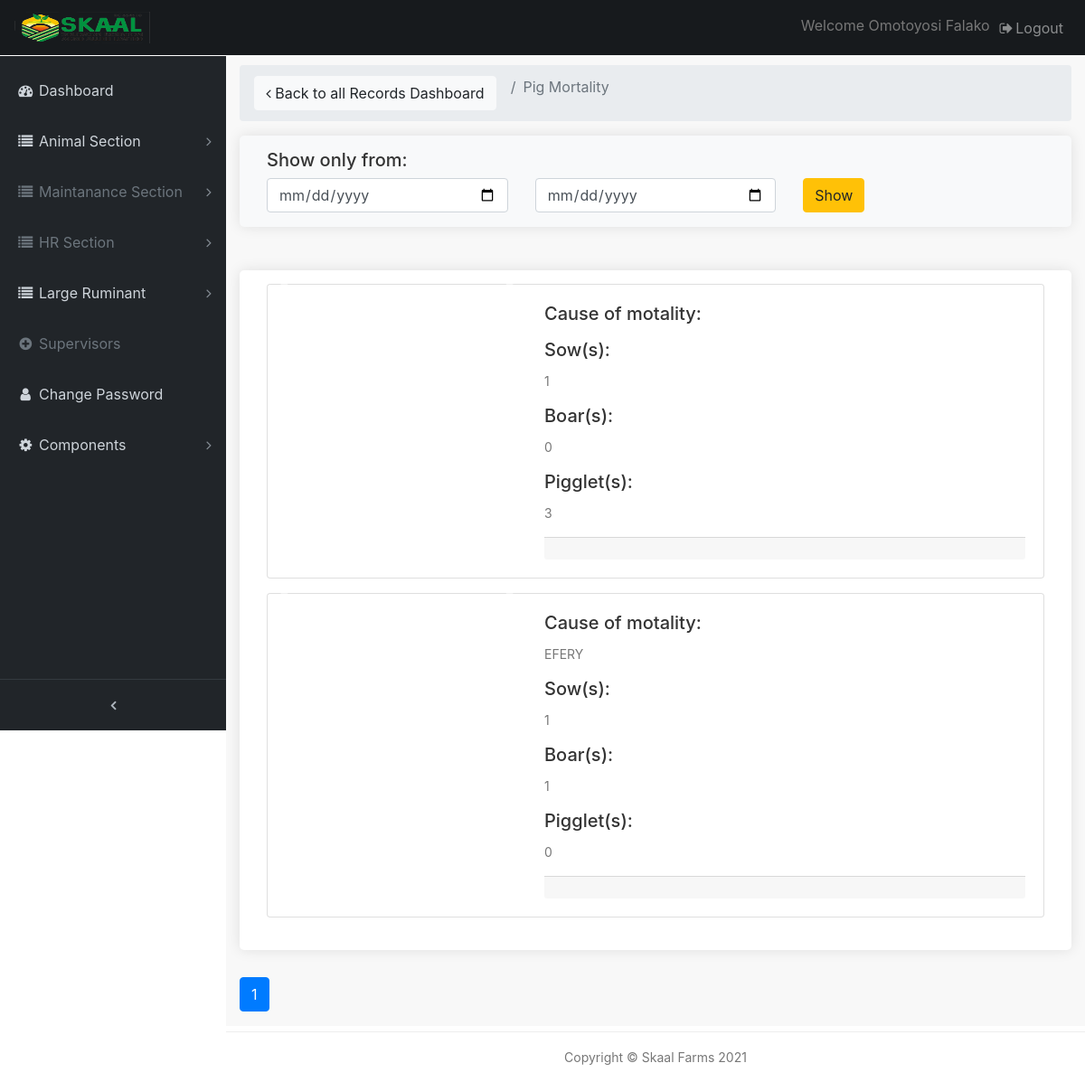
Page /admin-page/pig-mortality-page (signed in) on the earlier database version.
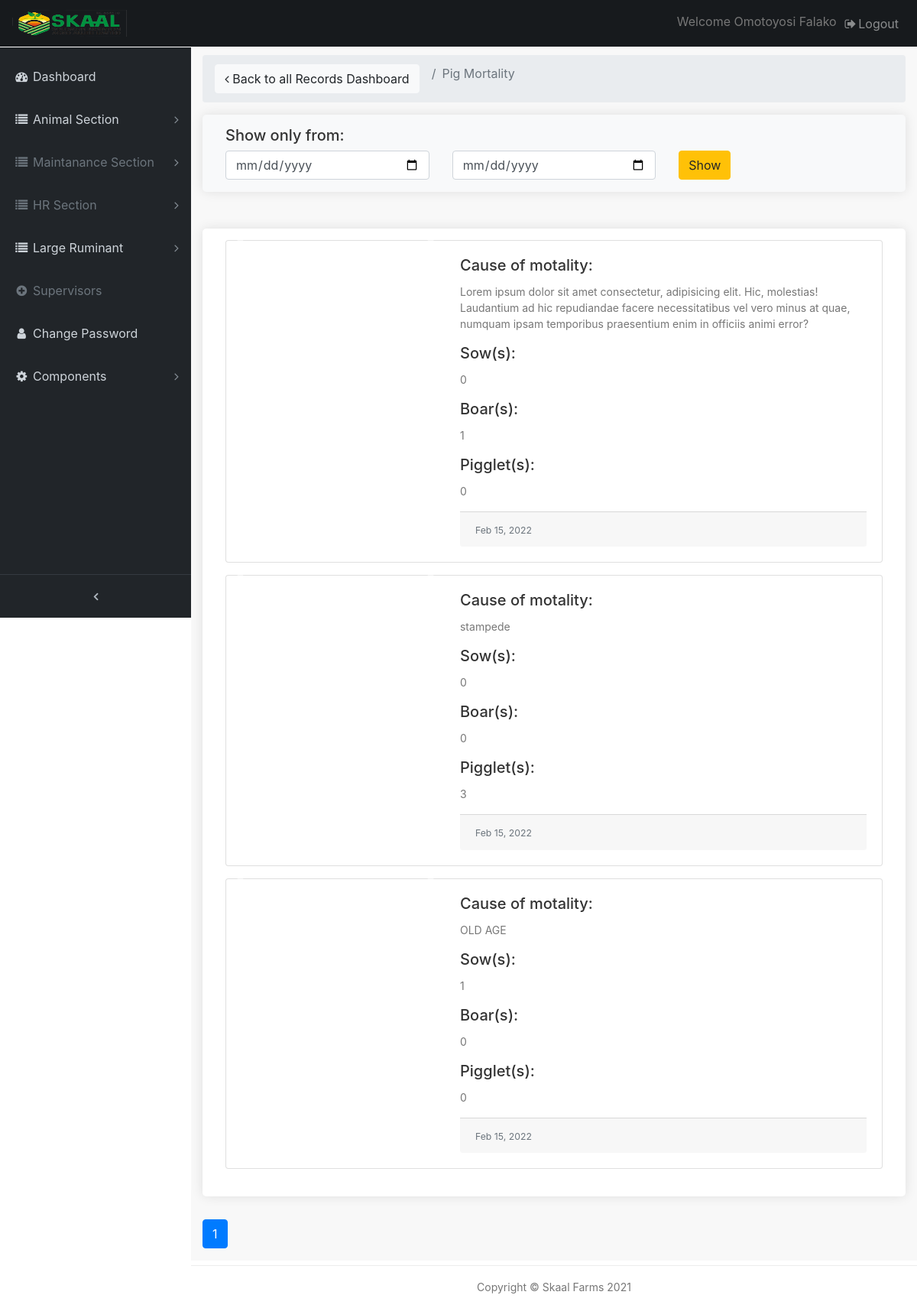
Same page on the later database version.
### farmrecord/models.py (models this page shows, shortened)
class PigMortality(models.Model):
    mortality = models.CharField(max_length=10, verbose_name='mortality')
    date = models.DateTimeField(default=timezone.now)
    location = models.CharField(max_length=200, verbose_name='loaction(s)')
    sow_num = models.IntegerField(verbose_name='Sow(s)', default=0)
    boar_num = models.IntegerField(verbose_name='Boar(s)',default=0)
    pigglet = models.IntegerField(verbose_name='Pigglet(s)', default=0)
    section = models.ForeignKey(Section, verbose_name='Section', related_name='category4', null=True, on_delete=models.CASCADE)
    size = models.CharField(max_length=100, verbose_name='Size(s)')
    comment = models.TextField(max_length=500, verbose_name='Cause of mortality' , blank=True)
    image_1 = models.ImageField(verbose_name='first image', blank=True, null=True, upload_to='uploads/',)
    image_2 = models.ImageField(verbose_name=' second image', blank=True, null=True, upload_to='uploads/')
    export_to_CSV = models.BooleanField(default=False)
    def post_img1(self):
        if self.image_2:
          return self.image_2.url
    class Meta():
        verbose_name_plural='Pig mortality'

### main/views.py (the view)
# urls.py: path('pig-mortality-page', views.pig_mota, name='pig_mota'),
@staff_required(login_url="/admin-page/login")
@login_required(login_url='/admin-page/login')
def pig_mota(request):
    pma = PigMortality.objects.order_by('-date')
    query_form = PigmotFilter()
    admin_pm = Paginator(pma, 10)
    page_number = request.GET.get('page')
    apm_page_obj = admin_pm.get_page(page_number)
    nums = "a" * apm_page_obj.paginator.num_pages
    context = {
        'apm_page_obj' : pma,
        'nums' : nums,
        'pma' : query_form
    }
    context['apm_page_obj'] = apm_page_obj
    return render(request, 'main/pigmot-a.html', context)

### farmrecord/forms.py
class PigmotFilter(forms.ModelForm):
    date = forms.DateField(widget=forms.HiddenInput(), required=False)
    start_date = forms.DateField(
        widget=forms.TextInput(attrs={'class': 'form-control', 'type' : 'date', 'placeholder': 'From'}))
    end_date = forms.DateField(
        widget=forms.TextInput(attrs={'class': 'form-control', 'type' : 'date', 'placeholder': 'To'}))
    export_to_CSV = forms.BooleanField(required=False, label="Export to CSV")
    class Meta:
        model = PigMortality
        fields =('date','export_to_CSV')

### main/views.py (called while the page is built)
def staff_required(login_url=None):
    return user_passes_test(lambda u: u.is_staff, login_url=login_url)

### templates/main/pigmot-a.html (shortened to what this page needs)
{% extends 'main/base.html' %}
{% load static %}
{% block content %}
  <div class="content-wrapper">
    <div class="container-fluid">
      <ol class="breadcrumb">
        <li class="breadcrumb-item">
          <a  class="btn btn-light" href="{% url 'main:pig_all' %}"><i class="fa fa-angle-left"></i> Back to all Records Dashboard</a>
        </li>
        <li class="breadcrumb-item active">Pig Mortality</li>
      </ol>
      <div class="box_general padding_bottom pb-0 bg-light">
        <h5>Show only from:</h5>
          <form class="mb-5 " action="{% url 'main:pigmota_filter' %}">
            <div class="row">
              <div class="col-lg-4 col-md-12 form-group">
                {{ pma.start_date }}
              </div>
              <div class="col-lg-4 col-md-12 form-group">
                {{ pma.end_date }}
              </div>
              <div class="col-lg-4 col-md-12 form-group">
                <input type="submit" class="btn btn-warning" value="Show">
              </div>
            </div>
          </form>
      </div>
		<div class="box_general padding_bottom">
      {% if apm_page_obj %}
      {% for a in apm_page_obj %}
      <div class="card mb-3">
        <div class="row no-gutters">
          <div class="col-md-4">
            <div id="carouselExampleControls" class="carousel slide" data-ride="carousel">
              <a class="carousel-control-prev" href="#carouselExampleControls" role="button" data-slide="prev">
                <span class="carousel-control-prev-icon" aria-hidden="true"></span>
              </a>
              <a class="carousel-control-next" href="#carouselExampleControls" role="button" data-slide="next">
                <span class="carousel-control-next-icon" aria-hidden="true"></span>
              </a>
            </div>
          </div>
          <div class="col-md-8">
            <div class="card-body">
              <h5 class="card-title">Cause of motality:</h5>
              <p class="card-text">{{ a.comment }}</p>
              <h5 class="card-title">Sow(s):</h5>
              <p class="card-text">{{ a.sow_num }}</p>
              <h5 class="card-title">Boar(s):</h5>
              <p class="card-text">{{ a.boar_num }}</p>
              <h5 class="card-title">Pigglet(s):</h5>
              <p class="card-text">{{ a.pigglet }}</p>
              <p class="card-text card-footer"><small class="text-muted">{{ a.date|date:"M d, Y" }}</small></p>
            </div>
          </div>
        </div>
      </div>
      {% endfor %}
      {% endif %}
		</div>
    <div>
      <nav aria-label="">
        <ul class="pagination">
          {% for i in apm_page_obj.paginator.page_range %}
          {% if apm_page_obj.number == i %}
            <li class="page-item active" aria-current="page">
              <span class="page-link">
                {{ i }}
              </span>
            </li>
            {% elif i > apm_page_obj.number|add:'-5' and i < apm_page_obj.number|add:'5' %}
            <li class="page-item"><a class="page-link" href="?page={{ i }}">{{ i }}</a></li>
          {% endif %}
        {% endfor %}
        </ul>
      </nav>
    </div>
	  </div>
   	</div>
      {% endblock %}

Differences in the rows shown:
removed PigMortality: sow_num "1", boar_num "0", pigglet "3"
removed PigMortality: comment "EFERY", sow_num "1", boar_num "1", pigglet "0"
added PigMortality: comment "Lorem ipsum dolor sit amet consectetur, adipisicing elit. Hic, molestias! Laudantium ad hic repudiandae facere necessitatibus vel vero minus at quae, numquam ipsam temporibus praesentium enim in officiis animi error?", sow_num "0", boar_num "1", pigglet "0", date "Feb 15, 2022"
added PigMortality: comment "stampede", sow_num "0", boar_num "0", pigglet "3", date "Feb 15, 2022"
added PigMortality: comment "OLD AGE", sow_num "1", boar_num "0", pigglet "0", date "Feb 15, 2022"
